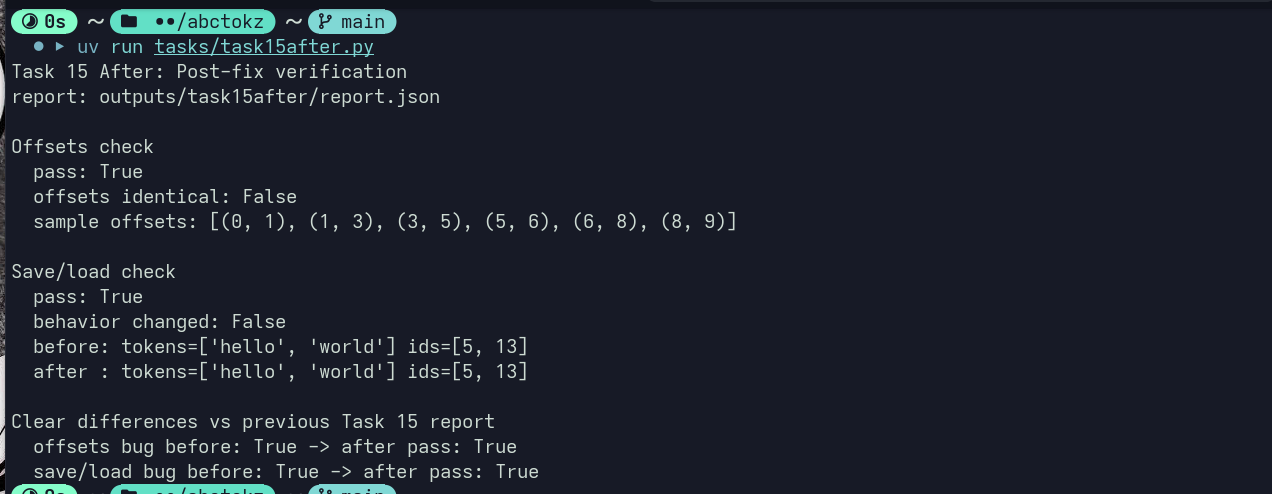

Python code for this plot:
from __future__ import annotations

import json
from pathlib import Path

from abctokz import Tokenizer
from abctokz.config.defaults import bpe_multilingual, wordlevel_multilingual


def train_bpe_offsets(artifact_root: Path) -> Tokenizer:
    corpus = [
        "internationalization is nontrivial",
        "tokenization should preserve useful offsets",
        "subword models split long words",
    ] * 80
    path = artifact_root / "offsets_corpus.txt"
    path.write_text("\n".join(corpus), encoding="utf-8")

    cfg = bpe_multilingual(vocab_size=120)
    tok = Tokenizer.from_config(cfg)
    tok.train([str(path)], cfg)
    return tok


def train_wordlevel_reload(artifact_root: Path) -> tuple[Tokenizer, Path]:
    corpus = [
        "hello world",
        "wordlevel depends on exact token boundaries",
        "save load should preserve behavior",
    ] * 80
    path = artifact_root / "reload_corpus.txt"
    path.write_text("\n".join(corpus), encoding="utf-8")

    cfg = wordlevel_multilingual(vocab_size=200)
    tok = Tokenizer.from_config(cfg)
    tok.train([str(path)], cfg)

    model_dir = artifact_root / "wordlevel_reload_after"
    tok.save(str(model_dir))
    return tok, model_dir


def evaluate_offsets(tok: Tokenizer) -> dict[str, object]:
    text = "internationalization"
    enc = tok.encode(text)
    offsets = enc.offsets
    all_identical = len(set(offsets)) == 1 if offsets else False
    return {
        "input": text,
        "tokens": enc.tokens,
        "offsets": offsets,
        "all_offsets_identical": all_identical,
        "pass": not all_identical,
    }


def evaluate_save_load(trained: Tokenizer, model_dir: Path) -> dict[str, object]:
    text = "hello world"
    before = trained.encode(text)
    loaded = Tokenizer.load(str(model_dir))
    after = loaded.encode(text)
    changed = before.tokens != after.tokens or before.ids != after.ids
    return {
        "input": text,
        "before_tokens": before.tokens,
        "before_ids": before.ids,
        "after_tokens": after.tokens,
        "after_ids": after.ids,
        "behavior_changed": changed,
        "pass": not changed,
    }


def load_before_report(path: Path) -> dict[str, object] | None:
    if not path.exists():
        return None
    return json.loads(path.read_text(encoding="utf-8"))


def main() -> None:
    artifact_root = Path("artifacts/task15_after")
    output_path = Path("outputs/task15after/report.json")
    output_path.parent.mkdir(parents=True, exist_ok=True)
    artifact_root.mkdir(parents=True, exist_ok=True)

    before_report = load_before_report(Path("outputs/task15/report.json"))

    bpe_tok = train_bpe_offsets(artifact_root)
    trained_wl, wl_dir = train_wordlevel_reload(artifact_root)

    offsets_now = evaluate_offsets(bpe_tok)
    reload_now = evaluate_save_load(trained_wl, wl_dir)

    before_offsets_bug = None
    before_reload_bug = None
    if before_report is not None:
        c1 = before_report.get("case_1_offsets", {})
        c2 = before_report.get("case_2_save_load_drift", {})
        before_offsets_bug = bool(c1.get("observed_bug", False))
        before_reload_bug = bool(c2.get("behavior_changed", False))

    final = {
        "before_report_found": before_report is not None,
        "before": {
            "offsets_bug": before_offsets_bug,
            "save_load_drift": before_reload_bug,
        },
        "after": {
            "offsets_check": offsets_now,
            "save_load_check": reload_now,
        },
        "clear_diff": {
            "offsets": {
                "before": "all token offsets identical (bug)",
                "after": "piece-level offsets no longer identical",
            },
            "save_load": {
                "before": "encoding changed after reload (bug)",
                "after": "encoding stable before vs after reload",
            },
        },
    }

    output_path.write_text(json.dumps(final, ensure_ascii=False, indent=2), encoding="utf-8")

    print("Task 15 After: Post-fix verification")
    print(f"report: {output_path}")
    print()
    print("Offsets check")
    print(f"  pass: {offsets_now['pass']}")
    print(f"  offsets identical: {offsets_now['all_offsets_identical']}")
    print(f"  sample offsets: {offsets_now['offsets'][:6]}")
    print()
    print("Save/load check")
    print(f"  pass: {reload_now['pass']}")
    print(f"  behavior changed: {reload_now['behavior_changed']}")
    print(f"  before: tokens={reload_now['before_tokens']} ids={reload_now['before_ids']}")
    print(f"  after : tokens={reload_now['after_tokens']} ids={reload_now['after_ids']}")
    print()
    if before_report is not None:
        print("Clear differences vs previous Task 15 report")
        print(f"  offsets bug before: {before_offsets_bug} -> after pass: {offsets_now['pass']}")
        print(f"  save/load bug before: {before_reload_bug} -> after pass: {reload_now['pass']}")


if __name__ == "__main__":
    main()
